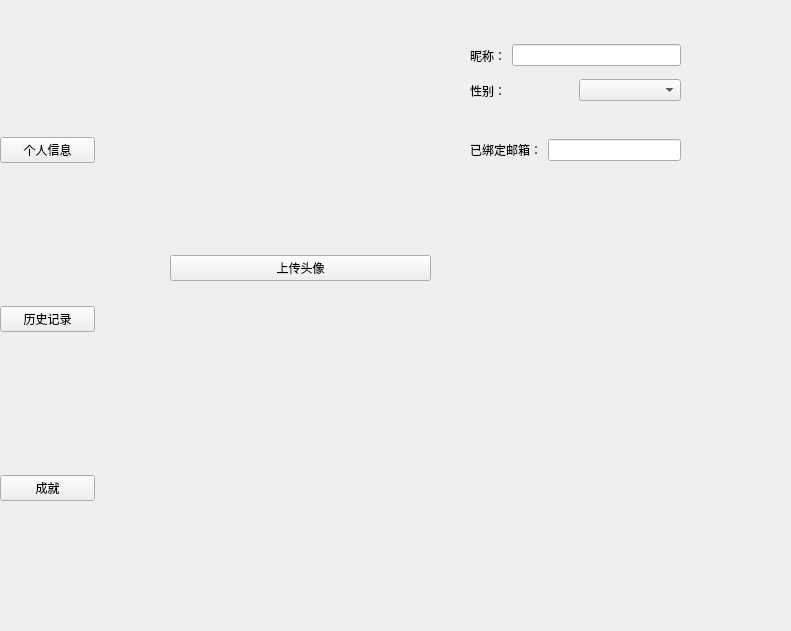
<?xml version="1.0" encoding="UTF-8"?>
<ui version="4.0">
 <class>personaldoc</class>
 <widget class="QWidget" name="personaldoc">
  <property name="geometry">
   <rect>
    <x>0</x>
    <y>0</y>
    <width>791</width>
    <height>631</height>
   </rect>
  </property>
  <property name="windowTitle">
   <string>Form</string>
  </property>
  <widget class="QStackedWidget" name="stackedWidget">
   <property name="geometry">
    <rect>
     <x>170</x>
     <y>10</y>
     <width>791</width>
     <height>631</height>
    </rect>
   </property>
   <property name="currentIndex">
    <number>0</number>
   </property>
   <widget class="QWidget" name="page_3">
    <widget class="QWidget" name="verticalLayoutWidget_2">
     <property name="geometry">
      <rect>
       <x>0</x>
       <y>0</y>
       <width>261</width>
       <height>271</height>
      </rect>
     </property>
     <layout class="QVBoxLayout" name="verticalLayout_2">
      <item>
       <widget class="QLabel" name="lblAvatar">
        <property name="text">
         <string/>
        </property>
       </widget>
      </item>
      <item>
       <widget class="QPushButton" name="btnUploadAvatar">
        <property name="text">
         <string>上传头像</string>
        </property>
       </widget>
      </item>
     </layout>
    </widget>
    <widget class="QWidget" name="horizontalLayoutWidget">
     <property name="geometry">
      <rect>
       <x>300</x>
       <y>30</y>
       <width>211</width>
       <height>31</height>
      </rect>
     </property>
     <layout class="QHBoxLayout" name="horizontalLayout">
      <item>
       <widget class="QLabel" name="label_2">
        <property name="text">
         <string>昵称：</string>
        </property>
       </widget>
      </item>
      <item>
       <widget class="QLineEdit" name="lineEditNickname"/>
      </item>
     </layout>
    </widget>
    <widget class="QWidget" name="horizontalLayoutWidget_2">
     <property name="geometry">
      <rect>
       <x>300</x>
       <y>60</y>
       <width>211</width>
       <height>41</height>
      </rect>
     </property>
     <layout class="QHBoxLayout" name="horizontalLayout_2">
      <item>
       <widget class="QLabel" name="label_3">
        <property name="text">
         <string>性别：</string>
        </property>
       </widget>
      </item>
      <item>
       <widget class="QComboBox" name="comboBoxGender"/>
      </item>
     </layout>
    </widget>
    <widget class="QWidget" name="horizontalLayoutWidget_3">
     <property name="geometry">
      <rect>
       <x>300</x>
       <y>100</y>
       <width>211</width>
       <height>80</height>
      </rect>
     </property>
     <layout class="QHBoxLayout" name="horizontalLayout_3">
      <item>
       <widget class="QLabel" name="label_4">
        <property name="text">
         <string>已绑定邮箱：</string>
        </property>
       </widget>
      </item>
      <item>
       <widget class="QLineEdit" name="lineEdit"/>
      </item>
     </layout>
    </widget>
   </widget>
   <widget class="QWidget" name="page">
    <widget class="QCalendarWidget" name="startDateEdit">
     <property name="geometry">
      <rect>
       <x>20</x>
       <y>10</y>
       <width>296</width>
       <height>236</height>
      </rect>
     </property>
    </widget>
    <widget class="QWidget" name="verticalLayoutWidget_3">
     <property name="geometry">
      <rect>
       <x>400</x>
       <y>10</y>
       <width>281</width>
       <height>231</height>
      </rect>
     </property>
     <layout class="QVBoxLayout" name="verticalLayout_3">
      <item>
       <widget class="QPushButton" name="setPomodoros">
        <property name="text">
         <string>完成的番茄钟个数</string>
        </property>
       </widget>
      </item>
      <item>
       <widget class="QPushButton" name="setDuration">
        <property name="text">
         <string>总时长</string>
        </property>
       </widget>
      </item>
      <item>
       <widget class="QPushButton" name="setPauses">
        <property name="text">
         <string>暂停次数</string>
        </property>
       </widget>
      </item>
      <item>
       <widget class="QPushButton" name="generateButton">
        <property name="text">
         <string>生成柱状图</string>
        </property>
       </widget>
      </item>
     </layout>
    </widget>
    <widget class="QCalendarWidget" name="endDateEdit">
     <property name="geometry">
      <rect>
       <x>20</x>
       <y>300</y>
       <width>296</width>
       <height>236</height>
      </rect>
     </property>
    </widget>
   </widget>
   <widget class="QWidget" name="page_2">
    <widget class="QLabel" name="label_5">
     <property name="geometry">
      <rect>
       <x>310</x>
       <y>220</y>
       <width>161</width>
       <height>41</height>
      </rect>
     </property>
     <property name="text">
      <string>成就系统</string>
     </property>
    </widget>
   </widget>
  </widget>
  <widget class="QWidget" name="verticalLayoutWidget">
   <property name="geometry">
    <rect>
     <x>0</x>
     <y>0</y>
     <width>95</width>
     <height>641</height>
    </rect>
   </property>
   <layout class="QVBoxLayout" name="verticalLayout">
    <item>
     <widget class="QPushButton" name="btnPersonalInfo">
      <property name="text">
       <string>个人信息</string>
      </property>
     </widget>
    </item>
    <item>
     <widget class="QPushButton" name="btnHistory">
      <property name="text">
       <string>历史记录</string>
      </property>
     </widget>
    </item>
    <item>
     <widget class="QPushButton" name="btnAchievements">
      <property name="text">
       <string>成就</string>
      </property>
     </widget>
    </item>
   </layout>
  </widget>
 </widget>
 <resources/>
 <connections/>
</ui>
